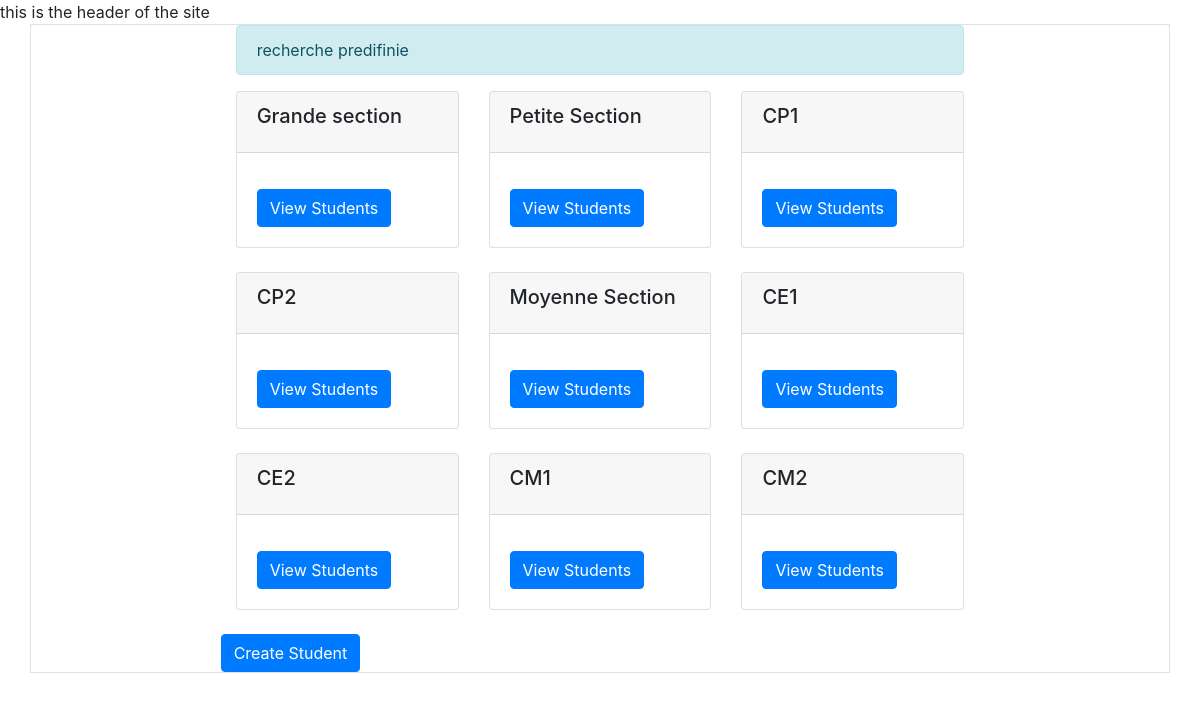
/homepage/acceuil/, run on the app's committed database.
### scuelo/models.py (models this page shows, shortened)
class Classe(models.Model):
    type_ecole = models.CharField(max_length=14, choices=TYPE_ECOLE ,  default="")
    nom = models.CharField(max_length=23, null=False , default="")

### scuelo/views.py (the view)
# urls.py: path('acceuil/', home_view, name='home'),
def home_view(request):
    classes = Classe.objects.all()
    return render(request, 'scuelo/scuelo_acceuil.html' , {'classes' :classes})

### scuelo/templates/scuelo/scuelo_acceuil.html (shortened to what this page needs)
{% extends 'layout.html' %}
{% block header %}
    <header> this is the header of the site</header>
{% endblock header %}
{% block content %}
  <div class="container  border  border">
  <div class="row justify-content-center ">
    <div class="col-md-8">
      <div class="alert alert-info" role="alert">
        recherche predifinie
      </div>
    </div>
  </div>
  <div class="row justify-content-center">
    <div class="col-md-8">
      <div class="row">
        {% for classe in classes %}
        <div class="col-md-4 mb-4">
          <div class="card">
            <div class="card-header">
              <h5 class="card-title">{{ classe.nom }}</h5>
            </div>
            <div class="card-body">
              <a href="{% url 'student_list' classe.id %}" class="btn btn-primary">View Students</a>
            </div>
          </div>
        </div>
        {% endfor %}
        <a href="{% url 'create_student' %}" class="btn btn-primary">Create Student</a>
      </div>
    </div>
  </div>
</div>
{% endblock content %}

### data on the page
Classe: nom "Grande section"
Classe: nom "Petite Section"
Classe: nom "CP1"
Classe: nom "CP2"
Classe: nom "Moyenne Section"
Classe: nom "CE1"
Classe: nom "CE2"
Classe: nom "CM1"
Classe: nom "CM2"
